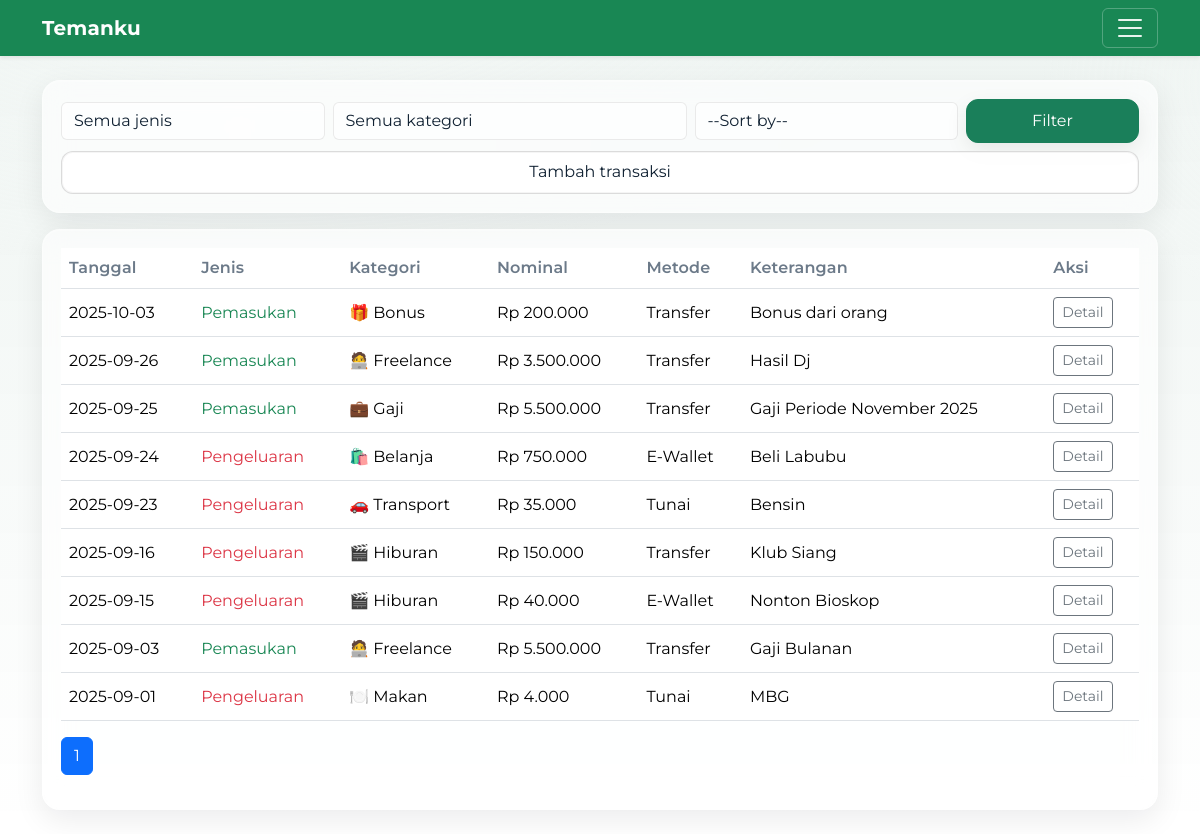
/history (signed in), run on an earlier commit of the app's database.
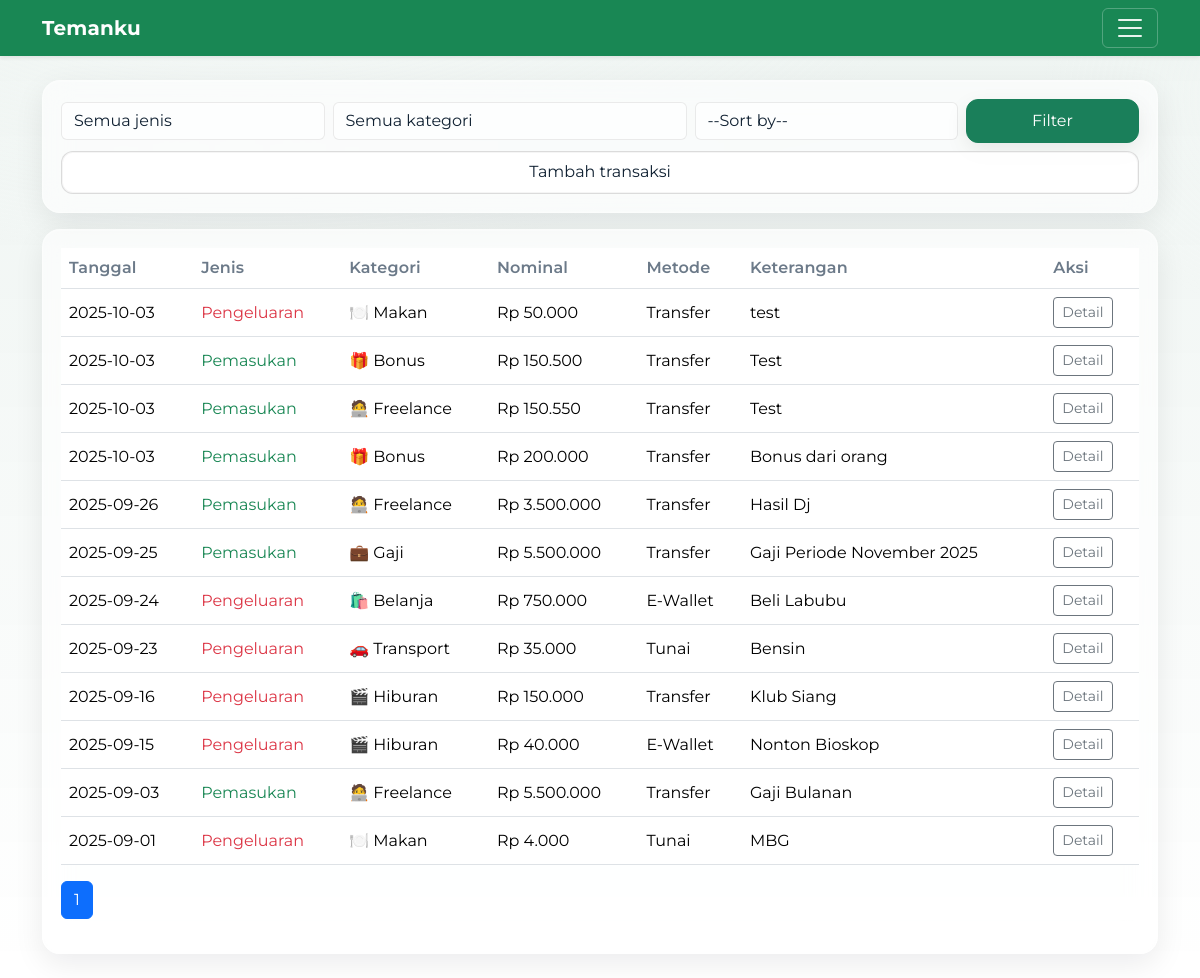
And on a later commit of the database.
### tables this page shows
CREATE TABLE transactions (
  id INTEGER PRIMARY KEY AUTOINCREMENT,
  user_id INTEGER NOT NULL,
  date TEXT NOT NULL,                      -- YYYY-MM-DD
  type TEXT CHECK(type IN ('income','expense')) NOT NULL,
  category_id INTEGER NOT NULL,
  amount REAL NOT NULL,
  source_or_payee TEXT,
  account TEXT,
  notes TEXT,
  FOREIGN KEY (user_id) REFERENCES users(id),
  FOREIGN KEY (category_id) REFERENCES categories(id)
);

CREATE TABLE categories (
  id INTEGER PRIMARY KEY AUTOINCREMENT,
  user_id INTEGER NOT NULL,
  type TEXT CHECK(type IN ('income','expense')) NOT NULL,
  name TEXT NOT NULL, emoji TEXT,
  UNIQUE(user_id, type, name),
  FOREIGN KEY (user_id) REFERENCES users(id)
);

### app.py (the view)
@app.get("/history")
@login_required
def history():
    q_type = (request.args.get("type") or "").strip()
    q_cat  = (request.args.get("category_id") or "").strip()
    q_sort_raw = (request.args.get("sort") or "").strip()
    order_map = {
        "date_desc":        "t.date DESC, t.id DESC",
        "date_asc":         "t.date ASC, t.id ASC",
        "amount_desc":      "t.amount DESC, t.id DESC",
        "amount_asc":       "t.amount ASC, t.id ASC",
        "category_asc":     "c.name ASC, t.date DESC, t.id DESC",
        "category_desc":    "c.name DESC, t.date DESC, t.id DESC",
        "payment_asc":      "t.account ASC, t.date DESC, t.id DESC",
        "payment_desc":     "t.account DESC, t.date DESC, t.id DESC",
        "type_income_first":  "CASE WHEN t.type='income' THEN 0 ELSE 1 END, t.date DESC, t.id DESC",
        "type_expense_first": "CASE WHEN t.type='expense' THEN 0 ELSE 1 END, t.date DESC, t.id DESC",
    }
    q_sort = q_sort_raw if q_sort_raw in order_map else ""
    order_sql = order_map.get(q_sort or "date_desc")
    if q_type not in ("income", "expense"):
        q_type = ""
    if q_cat and not str(q_cat).isdigit():
        q_cat = ""
    per = 20
    try:
        page = int(request.args.get("page", "1"))
    except ValueError:
        page = 1
    page = max(1, page)
    where = ["t.user_id=?"]
    params = [current_user.id]
    if q_type:
        where.append("t.type=?"); params.append(q_type)
    if q_cat:
        where.append("t.category_id=?"); params.append(int(q_cat))
    where_clause = " AND ".join(where)
    with db() as con:
        total = con.execute(
            f"SELECT COUNT(*) AS n FROM transactions t WHERE {where_clause}",
            params
        ).fetchone()["n"]
    pages = max(1, (total + per - 1) // per)
    if page > pages:
        page = pages
    offset = (page - 1) * per
    with db() as con:
        cats = con.execute(
            "SELECT id, type, name FROM categories WHERE user_id=? ORDER BY type, name",
            (current_user.id,)
        ).fetchall()
        rows = con.execute(
            f"""
            SELECT
                t.*,
                COALESCE(c.name, '-') AS category,
                c.emoji AS category_emoji,
                t.source_or_payee AS keterangan,
                t.account AS payment_method
            FROM transactions t
            LEFT JOIN categories c ON c.id = t.category_id
            WHERE {where_clause}
            ORDER BY {order_sql}
            LIMIT ? OFFSET ?
            """,
            (*params, per, offset)
        ).fetchall()
    return render_template(
        "history.html",
        rows=[dict(r) for r in rows],
        categories=[dict(c) for c in cats],
        q_type=q_type,
        q_cat=q_cat,
        q_sort=q_sort,
        page=page,
        pages=pages,
        title="Riwayat",
    )

### app.py (called while the page is built)
def db():
    conn = sqlite3.connect(APP_DB, timeout=5.0)
    conn.row_factory = sqlite3.Row
    conn.execute("PRAGMA busy_timeout = 5000")
    return conn

@login_manager.user_loader
def load_user(user_id):
    with db() as con:
        row = con.execute("SELECT * FROM users WHERE id=?", (user_id,)).fetchone()
        return User(row) if row else None

def money(x):
    return f"Rp {x:,.0f}".replace(",", ".")

def type_label(val: str) -> str:
    if val == 'income':
        return 'Pemasukan'
    if val == 'expense':
        return 'Pengeluaran'
    return val or ''

### templates/history.html (shortened to what this page needs)
{% extends "base.html" %}
{% block content %}
<div class="card-soft mb-3">
  <form id="historyFilter" class="row g-2 align-items-center" method="get" novalidate>
    <div class="col-12 col-md-3">
      <select class="form-select" name="type" id="typeFilter" aria-label="Filter jenis">
        <option value="">Semua jenis</option>
      </select>
    </div>
    <div class="col-12 col-md-4">
      <select class="form-select" name="category_id" id="catFilter" aria-label="Filter kategori">
        <option value="">Semua kategori</option>
      </select>
    </div>
    <div class="col-12 col-md-3">
      <select class="form-select" name="sort" aria-label="Sort by">
        <option value="" disabled {{ '' if q_sort else 'selected' }}>--Sort by--</option>
      </select>
    </div>
    <div class="col-12 col-md-2">
      <button type="submit" class="btn btn-primary w-100">Filter</button>
    </div>
    <div class="col-12">
      <a class="btn btn-outline-secondary w-100" href="{{ url_for('add_form') }}">
        Tambah transaksi
      </a>
    </div>
  </form>
</div>
<div class="card-soft">
  <div class="table-responsive">
    <table class="table table-hover align-middle table-stacked">
      <thead>
        <tr>
          <th scope="col">Tanggal</th>
          <th scope="col">Jenis</th>
          <th scope="col">Kategori</th>
          <th scope="col">Nominal</th>
          <th scope="col" class="d-none d-md-table-cell">Metode</th>
          <th scope="col" class="d-none d-md-table-cell">Keterangan</th>
          <th scope="col">Aksi</th>
        </tr>
      </thead>
      <tbody>
        {% for r in rows %}
          <tr>
            <td data-label="Tanggal">{{ r.date }}</td>
            <td data-label="Jenis" class="{{ 'text-danger' if r.type=='expense' else 'text-success' }}">{{ r.type | type_label }}</td>
            <td data-label="Kategori">{{ (r.category_emoji ~ ' ') if r.category_emoji else '' }}{{ r.category }}</td>
            <td data-label="Nominal">{{ r.amount|money }}</td>
            <td class="d-none d-md-table-cell" data-label="Metode">{{ r.payment_method }}</td>
            <td class="d-none d-md-table-cell" data-label="Keterangan">{{ r.keterangan }}</td>
            <td class="text-nowrap action-cell">
              <button type="button"
                      class="btn btn-sm btn-outline-secondary"
                      data-bs-toggle="modal"
                      data-bs-target="#txModal"
                      data-id="{{ r.id }}"
                      data-date="{{ r.date }}"
                      data-type="{{ r.type }}"
                      data-category="{{ r.category }}"
                      data-amount="{{ r.amount|money }}"
                      data-payment="{{ r.payment_method }}"
                      data-notes="{{ (r.keterangan or '-')|e }}"
                      data-note="{{ (r.notes or '-')|e }}"
                      data-edit="{{ url_for('edit_form', trx_id=r.id) }}"
                      data-delete="{{ url_for('delete_trx', trx_id=r.id) }}">
                Detail
              </button>
            </td>
          </tr>
        {% endfor %}
      </tbody>
    </table>
  </div>
  <nav aria-label="Navigasi halaman riwayat">
    <ul class="pagination">
      {% for i in range(1, pages+1) %}
        <li class="page-item {{ 'active' if i==page else '' }}">
          {% if q_sort %}
            <a class="page-link"
               href="{{ url_for('history', page=i, type=q_type, category_id=q_cat, sort=q_sort) }}">{{ i }}</a>
          {% else %}
            <a class="page-link"
               href="{{ url_for('history', page=i, type=q_type, category_id=q_cat) }}">{{ i }}</a>
          {% endif %}
        </li>
      {% endfor %}
    </ul>
  </nav>
</div>
{% endblock %}

### templates/base.html (shortened to what this page needs)
<!doctype html>
<html lang="id">
<head>
  <link href="https://cdn.jsdelivr.net/npm/bootstrap@5.3.3/dist/css/bootstrap.min.css" rel="stylesheet" />
  <link rel="stylesheet" href="{{ url_for('static', filename='style.css') }}">
  <link rel="stylesheet" href="https://cdn.jsdelivr.net/npm/bootstrap-icons@1.11.3/font/bootstrap-icons.min.css">
</head>
<body class="bg-body">
  {% set ep = request.endpoint %}
  {% if ep not in ['login','register'] %}
  <nav class="navbar navbar-dark bg-success sticky-top shadow-sm">
    <div class="container">
      <a class="navbar-brand fw-bold" href="{{ url_for('dashboard') }}">Temanku</a>
      <button class="navbar-toggler" type="button"
              data-bs-toggle="offcanvas" data-bs-target="#mainMenu"
              aria-controls="mainMenu" aria-label="Menu">
        <span class="navbar-toggler-icon"></span>
      </button>
    </div>
  </nav>
  {% endif %}
  {% set ep = request.endpoint %}
  <main class="container {% if request.endpoint in ['login','register'] %}my-0 py-0 login-main{% else %}my-3 my-md-4{% endif %}">
    {% block content %}{% endblock %}
  </main>
</body>
</html>

### static/style.css (style rules this page uses)
:root { --bg:#0f5132; --page:#e9eef6; --card:rgba(255,255,255,.6); --text:#102132; --muted:#6c7a89; --primary:#1a7f5a; --ring:rgba(26,127,90,.35); --glass-border:rgba(255,255,255,.32); --chart-bar:45, 156, 219; }
* { scroll-behavior:smooth }
body { background:var(--page); color:var(--text); font-family: "Montserrat", system-ui, -apple-system, "Segoe UI", Roboto, "Helvetica Neue", Arial, "Noto Sans", "Apple Color Emoji","Segoe UI Emoji","Segoe UI Symbol", sans-serif; font-feature-settings: "cv01","cv02"; }
.navbar-brand { font-weight:800; letter-spacing:.3px }
.btn { transition:transform .15s ease, box-shadow .2s ease }
.btn-primary { background:var(--primary);border-color:var(--primary) }
.form-control,.form-select { background:rgba(255,255,255,.65);color:var(--text); border:1px solid rgba(0,0,0,.08) }
.table>thead th { color:var(--muted);font-weight:600;letter-spacing:.01em }
.card-soft { background:var(--card); border:1px solid var(--glass-border); border-radius:18px; padding:18px; box-shadow: 0 10px 30px rgba(10,14,29,.08), inset 0 1px 0 rgba(255,255,255,.25); backdrop-filter: blur(14px); -webkit-backdrop-filter: blur(14px); transition:transform .25s ease, box-shadow .25s ease, border-color .25s ease; }
.navbar-brand { font-weight:800; letter-spacing:.2px }
.navbar-toggler { border-color: rgba(255,255,255,.25); }
body { font-family: "Montserrat", system-ui, -apple-system, Segoe UI, Roboto, Arial, sans-serif; }
.navbar { position: sticky; top: 0; z-index: 1100; }
.navbar .navbar-toggler { position: relative; z-index: 1101; }
main { opacity:0; transform: translateY(8px); }
main.page-enter { opacity:1; transform:none; transition:opacity .35s ease, transform .35s ease; }
@media (min-width: 768px) { #historyFilter .btn { padding:.55rem 1rem; border-radius:14px; } }
@media (min-width: 768px) { #historyFilter .btn-primary { box-shadow:0 8px 22px rgba(0,0,0,.08); } }
@media (min-width: 768px) { #historyFilter .btn-outline-secondary { background:transparent; border-color:var(--glass-border); } }
@media (min-width: 768px) { #historyFilter .btn { padding: .55rem 1.1rem; border-radius: 12px; } }
#historyFilter .btn-outline-secondary { background: rgba(255,255,255,.88); color: var(--text); border: 1.5px solid color-mix(in srgb, var(--text) 14%, transparent); border-color: rgba(0,0,0,.14); border-radius: 12px; box-shadow: inset 0 0 0 1px rgba(0,0,0,.04); transition: background .2s ease, color .2s ease, border-color .2s ease, box-shadow .2s ease, transform .1s ease; }

What changed in the data, as far as the page shows it:
added transactions: date "2025-10-03", type|type_label "Pengeluaran", {{ (r.category_emoji ~ ' ') if r.category_emoji else '' }} "🍽️", category "Makan", amount "Rp 50.000", payment_method "Transfer", keterangan "test"
added transactions: date "2025-10-03", type|type_label "Pemasukan", {{ (r.category_emoji ~ ' ') if r.category_emoji else '' }} "🎁", category "Bonus", amount "Rp 150.500", payment_method "Transfer", keterangan "Test"
added transactions: date "2025-10-03", type|type_label "Pemasukan", {{ (r.category_emoji ~ ' ') if r.category_emoji else '' }} "🧑‍💻", category "Freelance", amount "Rp 150.550", payment_method "Transfer", keterangan "Test"
